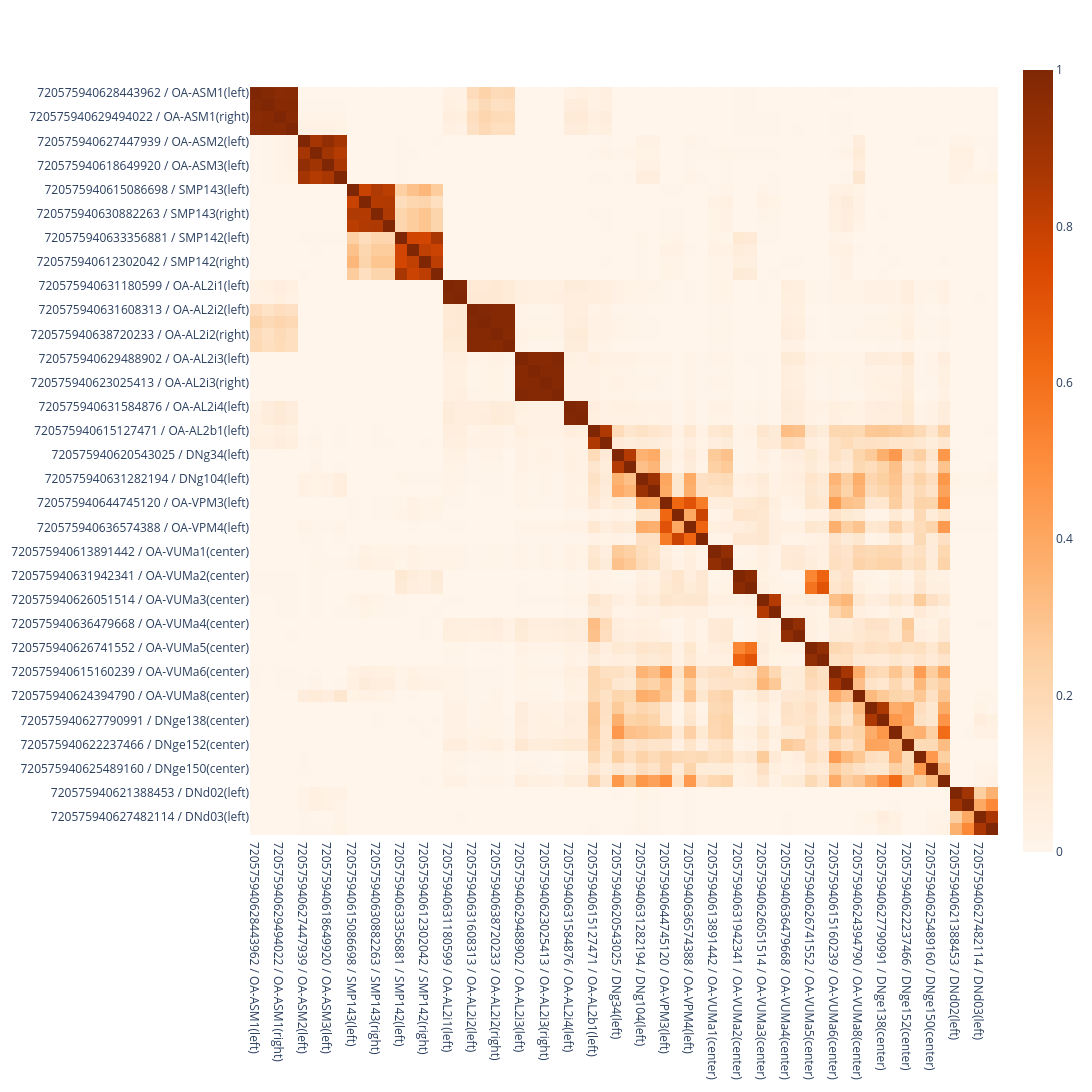

Write notebook code for a chart like this one.
### Code cell
# Get heatmap showing cosine similarity between individual cells.
fig = px.imshow(
    cos_df,
    x=sm.get_labels(cos_df),
    y=sm.get_labels(cos_df),
    color_continuous_scale="Oranges",
    zmin=0,
    zmax=1,
    aspect="equal",
    height=2000,
    width=2000,
)

# fafb/mcns 2000x2000

fig.show()
# fig.write_image("savefigs/manc_downstream_new_arrange.eps")
